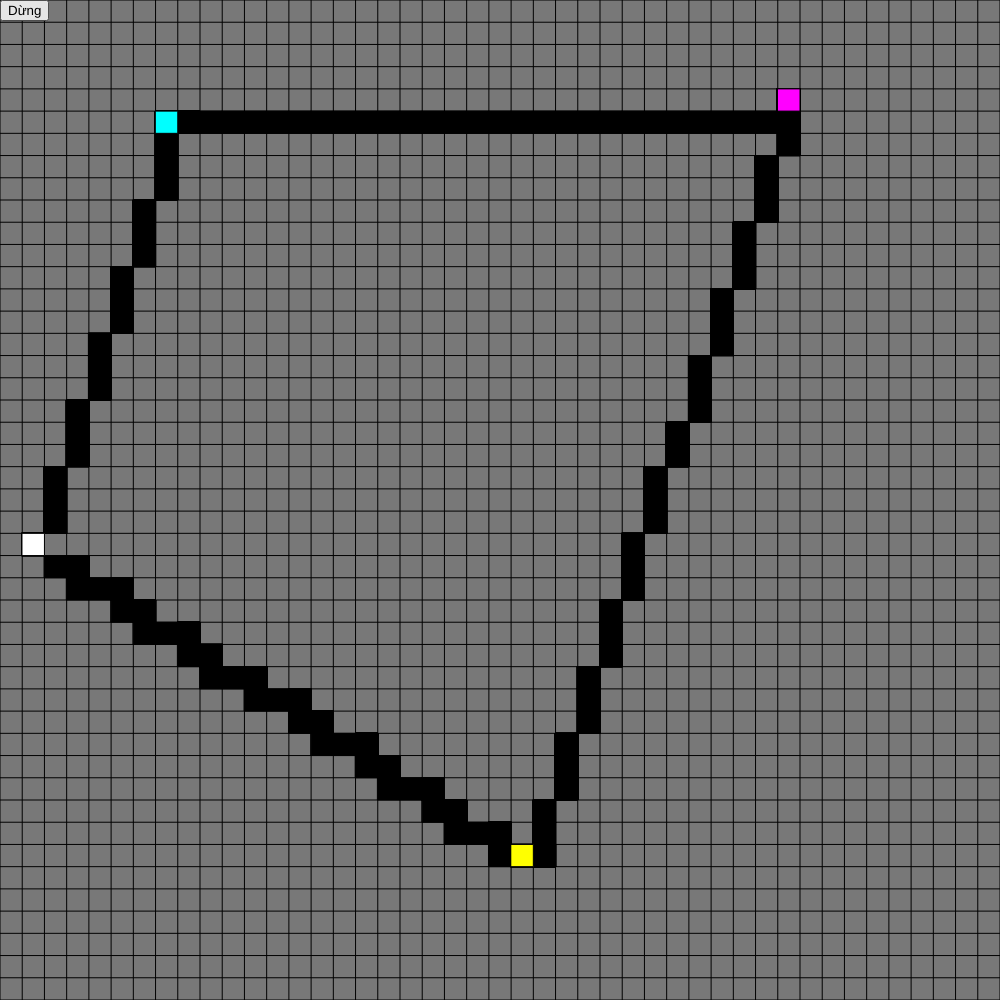
Frame 1 (no input)
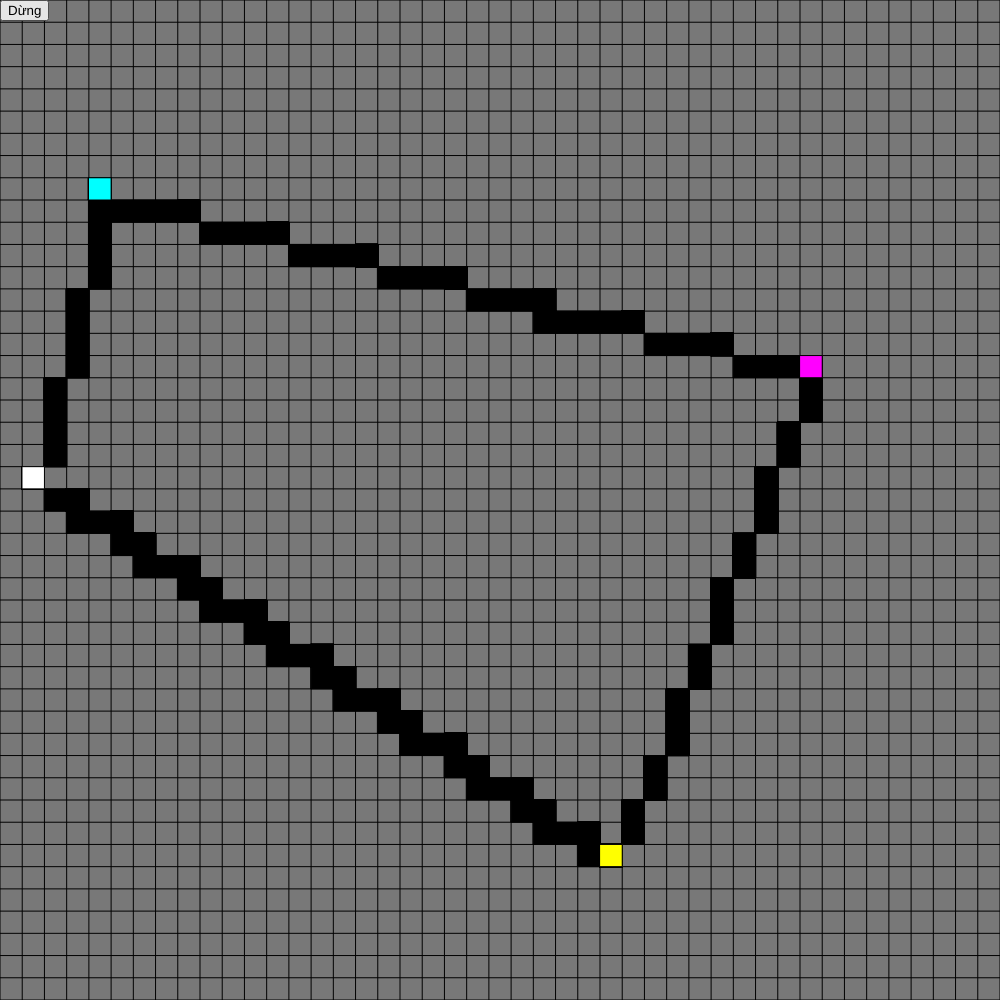
Frame 60 (no input)
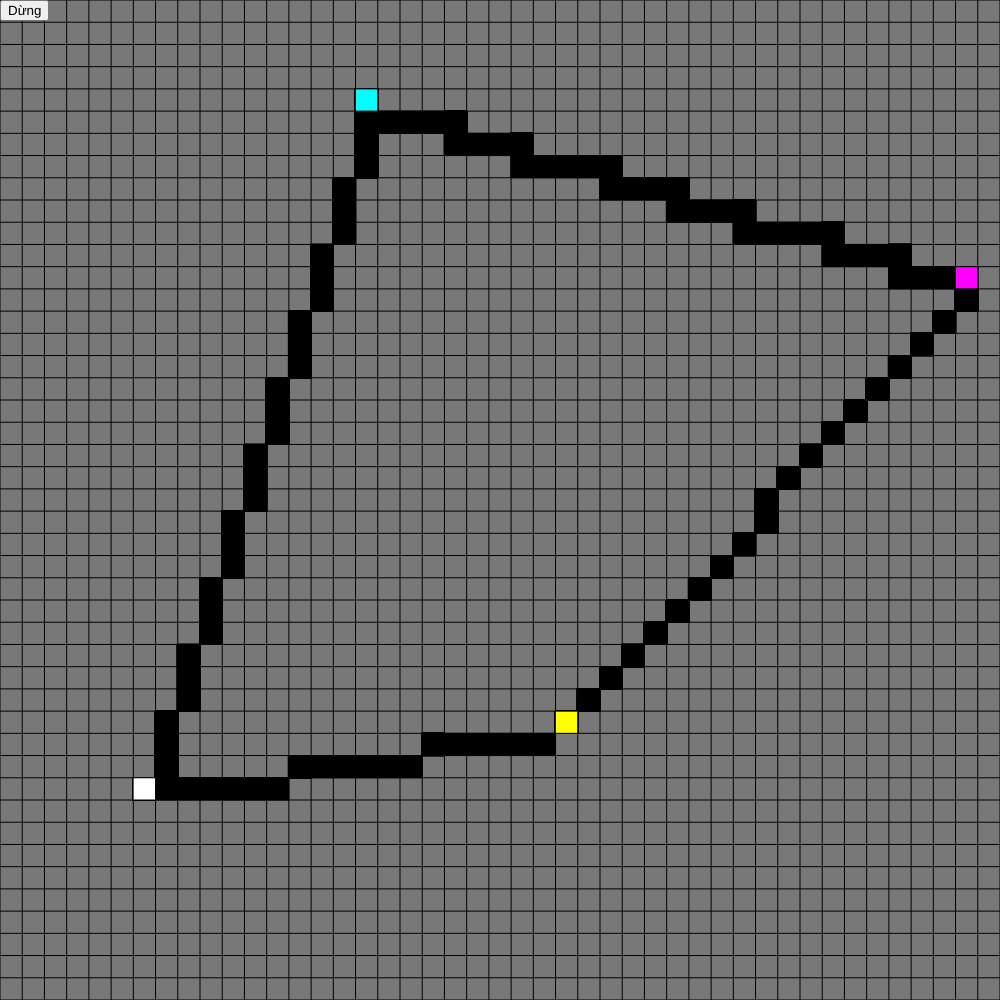
Frame 120 (the mouse pressed at the canvas centre since frame 60)

The p5.js sketch that drew these frames (run headless with seeded random() and noise() and a simulated clock; from frame 60 on, the mouse is pressed at the canvas centre):

// p5.js sketch
// ── sketch.js
const division = 45;
let objects = [];
let objectsline = [];
let button1;
let xoff1a = -100;
let xoff2a = -50;
let xoff3a = 50;
let xoff4a = 100;
let incn = .1;
//////////////////////////////////////////////////////////////////////////// VAR SECTION

function setup() {
  createCanvas(windowHeight, windowHeight);
  button1 = createButton('Dừng');
  button1.position(0,0);
  button1.mousePressed(Redrawthui);

  //noLoop();
  frameRate(20);

}

///////////////////////////////////////////////////////////////////////////////////
function draw() {

  background(120);
  objects = [];
  objectsline = [];

  /*
  objects.push({
    x: round(random(0,division*2/3 - 1)),
    y: round(random(0,division*1/3))
  });

  objects.push({
    x: round(random(division*2/3, division)),
    y: round(random(0,division*2/3 - 1))
  });

  objects.push({
    x: round(random(division*1/3 + 1, division)),
    y: round(random(division*2/3, division))
  });

  objects.push({
    x: round(random(0, division*1/3)),
    y: round(random(division*1/3 + 1, division))
  });
  */
/////////////////////////////
  inc = mouseX/mouseY * 1.2;
  if (inc == 0 || isNaN(inc)) { inc = .1; }

  const xoff1 = xoff1a + inc + incn;
  const xoff2 = xoff2a + inc + incn;
  const xoff3 = xoff3a + inc + incn;
  const xoff4 = xoff4a + inc + incn;

  objects.push({
    x: round(map(noise(xoff1),.2,.8,0,division*2/3 - 1)),
    y: round(map(noise(xoff1+10),.2,.8,0,division*1/3))
  });

  objects.push({
    x: round(map(noise(xoff2),.2,.8,division*2/3, division)),
    y: round(map(noise(xoff2+10),.2,.8,0,division*2/3 - 1))
  });

  objects.push({
    x: round(map(noise(xoff3),.2,.8,division*1/3 + 1, division)),
    y: round(map(noise(xoff3+10),.2,.8,division*2/3, division))
  });
  
  objects.push({
    x: round(map(noise(xoff4),.2,.8,0, division*1/3)),
    y: round(map(noise(xoff4+10),.2,.8,division*1/3 + 1, division))
  });

  incn += .02;

  ///////////////////////
  const widthSz = width/division;
  const heightSz = height/division;

  for (let i=0; i<= division; i++) {
    line(0, i*heightSz, width, i*heightSz);
    line(i*widthSz, 0, i*widthSz, height);
  }

  ///////////////////////
  veline(0,1);
  veline(1,2);
  veline(2,3);
  veline(0,3);
  ////////////////////////
  objectsline.forEach((obj, index) => {
    push();
    fill(0,0,0);
    rect(obj.x*widthSz, obj.y*heightSz, widthSz, heightSz);
    pop();
  });
  ///////////////////
  let mauid = [255,255,255,255,255,255];
  objects.forEach((obj, index) => {
    push();
    mauid.forEach((item, index) => {mauid[index] = 255;})

    mauid[index] = 0;

    fill(mauid[0], mauid[1], mauid[2]);
    rect(obj.x*widthSz, obj.y*heightSz, widthSz, heightSz);
    pop();
  });

}

function windowResized() {
  resizeCanvas(windowHeight, windowHeight);
}


function Redrawthui() {
  if (isLooping()) {
    noLoop();
  } else { loop(); }
}

function mousePressed() {
  //noiseSeed(random(1,100))
  //redraw(1);

  const widthSz = width/division;
  const heightSz = height/division;
  fill(255,255,255);
  rect(floor(mouseX/widthSz)*widthSz, floor(mouseY/heightSz)*heightSz, widthSz, heightSz);
}

function veline(i,k) {
    let lonx, nhox, lony, nhoy, kcdx, kcdy;
    let checker = false;

    if (objects[i].x > objects[k].x) {
      lonx = objects[i].x; nhox = objects[k].x;
    }
      else /*if (objects[i].x < objects[k].x)*/ {
        lonx = objects[k].x; nhox = objects[i].x;
     }

    if (objects[i].y > objects[k].y) {
      lony = objects[i].y; nhoy = objects[k].y;
    }
      else /*if (objects[i].y < objects[k].y)*/ {
        lony = objects[k].y; nhoy = objects[i].y;
      }

    
    if (lony - nhoy <= 0) {kcdy = 1;}
    else {kcdy = lony - nhoy;}

    if (lonx - nhox <= 0) {kcdx = 1;}
    else {kcdx = lonx - nhox;}

    

    for (let n=nhox; n<=lonx; n++) {
      let diemy = sqrt(pow(dist(objects[i].x, objects[i].y, objects[k].x, objects[k].y)*((n - nhox)/(kcdx)), 2) - pow(n - nhox, 2));

      if ((n == nhox) && !(  (objects[i].x == nhox && objects[i].y == floor(nhoy + diemy))   ||   (objects[k].x == nhox && objects[k].y == floor(nhoy + diemy)))   ){
        checker = true;
      }

      if (checker) {
        diemy = kcdy - diemy; 
      }

      //////////////////////////// Made by Bao Anh
      for (let t=nhoy; t<=lony; t++) {
        let diemx = sqrt(pow(dist(objects[i].x, objects[i].y, objects[k].x, objects[k].y)*((t - nhoy)/(kcdy)), 2) - pow(t - nhoy, 2));
        if (checker){
          diemx = kcdx - diemx;
        }
        /////////////////////////////
        objectsline.push({
          x: ceil(nhox + diemx),
          y: t
        })
/*
        objectsline.push({
          x: ceil(nhox + diemx),
          y: t
        })
*/      
      }

      objectsline.push({
        x: n,
        y: ceil(nhoy + diemy)
      })
/*
      objectsline.push({
        x: n,
        y: ceil(nhoy + diemy)
      })
*/      
    }

}
// ── iframe.html
<!DOCTYPE html>
<html lang="en">
<head>
    <meta charset="UTF-8">
    <meta http-equiv="X-UA-Compatible" content="IE=edge">
    <meta name="viewport" content="width=device-width, initial-scale=1.0">
    <title>Document</title>
    <style>
      body {
        padding: 0;
        margin: 0;
        overflow: hidden;
      }
  
    </style>
</head>
<body>
    
</body>
</html>
